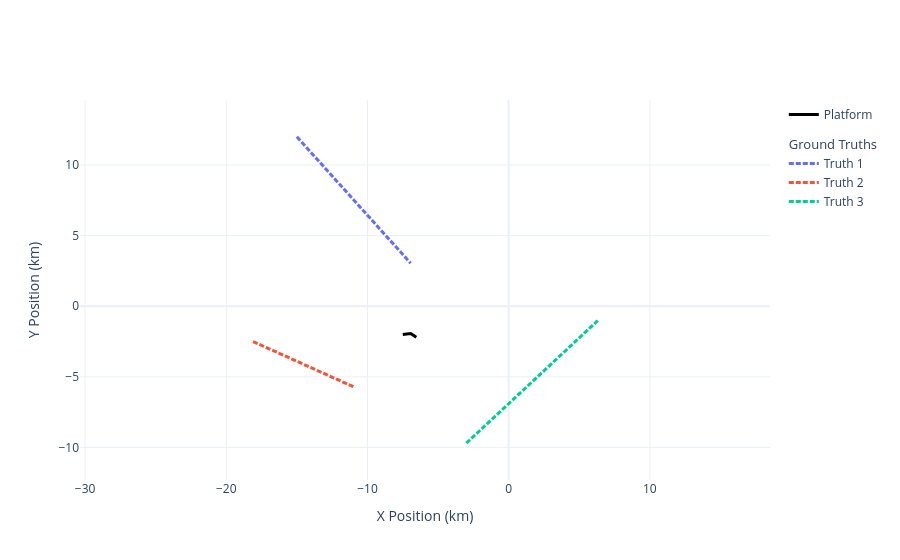
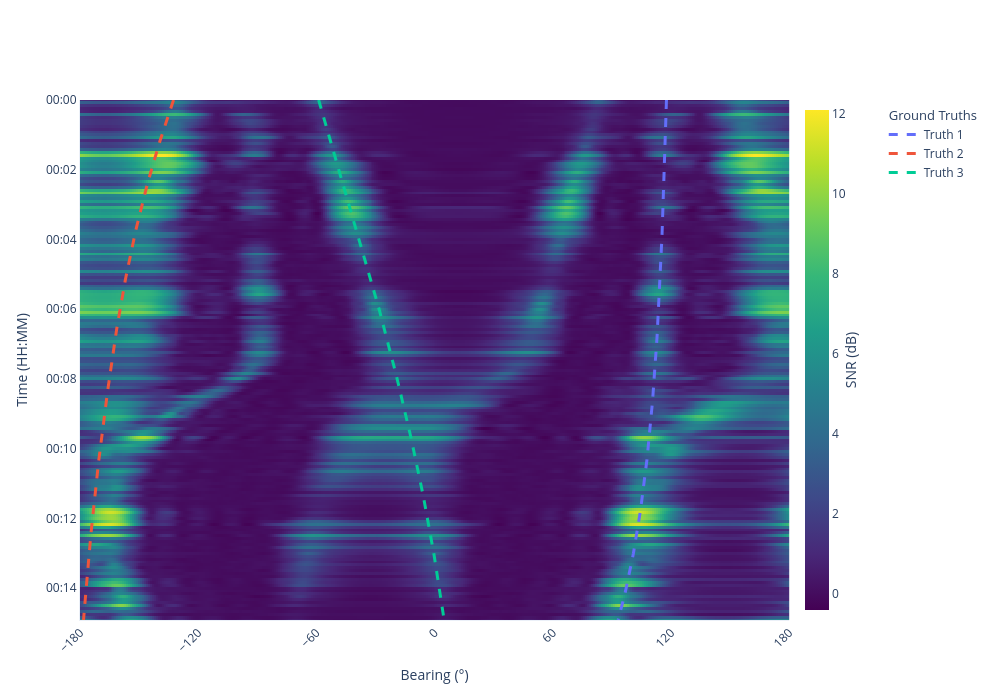

Notebook source saved alongside these figures, in order:
### Markdown cell above
## Visualisation

Inspect:
- World geometry (`plot_world`)
- Bearing-Time Record (`plot_btr`) with SNR heatmap and truth overlays

### Code cell
# Ground truth and SNR visualisation
plot_world(truths=target_truths, platform=platform).show()

plot_btr(
    data=snr_map,
    timesteps=timesteps,
    steering_azimuths=np.rad2deg(steering_azimuths_rad),
    truths=relative_bearing_truths,
    figsize=(1000, 700),
).show()

### Figure 1 — Plotly figure (JSON) as saved in the notebook; plotly's stock layout.template omitted (floating-point values rounded to 4 significant figures; data arrays with more than 128 entries replaced by an {"elided": "..."} marker saying what was removed)
{"data": [{"legendgroup": "platform", "line": {"color": "black", "width": 3}, "mode": "lines", "name": "Platform", "type": "scatter", "x": {"elided": "180 float values"}, "y": {"elided": "180 float values"}}, {"legendgroup": "truths", "legendgrouptitle": {"text": "Ground Truths"}, "line": {"color": "#636EFA", "dash": "5px,2px", "width": 3}, "mode": "lines", "name": "Truth 1", "type": "scatter", "x": {"elided": "180 float values"}, "y": {"elided": "180 float values"}}, {"legendgroup": "truths", "line": {"color": "#EF553B", "dash": "5px,2px", "width": 3}, "mode": "lines", "name": "Truth 2", "type": "scatter", "x": {"elided": "180 float values"}, "y": {"elided": "180 float values"}}, {"legendgroup": "truths", "line": {"color": "#00CC96", "dash": "5px,2px", "width": 3}, "mode": "lines", "name": "Truth 3", "type": "scatter", "x": {"elided": "180 float values"}, "y": {"elided": "180 float values"}}], "layout": {"autosize": false, "colorway": ["#636EFA", "#EF553B", "#00CC96", "#AB63FA", "#FFA15A", "#19D3F3", "#FF6692", "#B6E880", "#FF97FF", "#FECB52"], "showlegend": true, "xaxis": {"range": [-19.38, 7.531], "title": {"text": "X Position (km)"}}, "yaxis": {"range": [-12.31, 14.61], "scaleanchor": "x", "scaleratio": 1, "title": {"text": "Y Position (km)"}}}}

### Figure 2 — Plotly figure (JSON) as saved in the notebook; plotly's stock layout.template omitted (floating-point values rounded to 4 significant figures; data arrays with more than 128 entries replaced by an {"elided": "..."} marker saying what was removed)
{"data": [{"colorbar": {"len": 1, "thickness": 24, "title": {"side": "right", "text": "SNR (dB)"}, "x": 0.92, "xpad": 0}, "colorscale": [[0, "#440154"], [0.1111, "#482878"], [0.2222, "#3e4989"], [0.3333, "#31688e"], [0.4444, "#26828e"], [0.5556, "#1f9e89"], [0.6667, "#35b779"], [0.7778, "#6ece58"], [0.8889, "#b5de2b"], [1, "#fde725"]], "type": "heatmap", "x": {"elided": "361 float values"}, "y": {"elided": "180 str values"}, "z": {"elided": "180x361 float values"}}, {"connectgaps": false, "legendgroup": "truths", "legendgrouptitle": {"text": "Ground Truths"}, "line": {"color": "#636EFA", "dash": "dash", "width": 3}, "mode": "lines", "name": "Truth 1", "type": "scatter", "x": {"elided": "180 float values"}, "y": {"elided": "180 str values"}}, {"connectgaps": false, "legendgroup": "truths", "line": {"color": "#EF553B", "dash": "dash", "width": 3}, "mode": "lines", "name": "Truth 2", "type": "scatter", "x": {"elided": "180 float values"}, "y": {"elided": "180 str values"}}, {"connectgaps": false, "legendgroup": "truths", "line": {"color": "#00CC96", "dash": "dash", "width": 3}, "mode": "lines", "name": "Truth 3", "type": "scatter", "x": {"elided": "180 float values"}, "y": {"elided": "180 str values"}}], "layout": {"height": 700, "paper_bgcolor": "white", "plot_bgcolor": "white", "showlegend": true, "width": 1000, "xaxis": {"domain": [0, 0.9], "dtick": 60, "range": [-180, 180], "showline": true, "tick0": -180, "tickangle": -45, "tickmode": "linear", "title": {"text": "Bearing (°)"}}, "yaxis": {"autorange": false, "range": ["2026-02-25T00:14:55", "2026-02-25T00:00:00"], "showline": true, "tickformat": "%H:%M", "title": {"text": "Time (HH:MM)"}}}}
